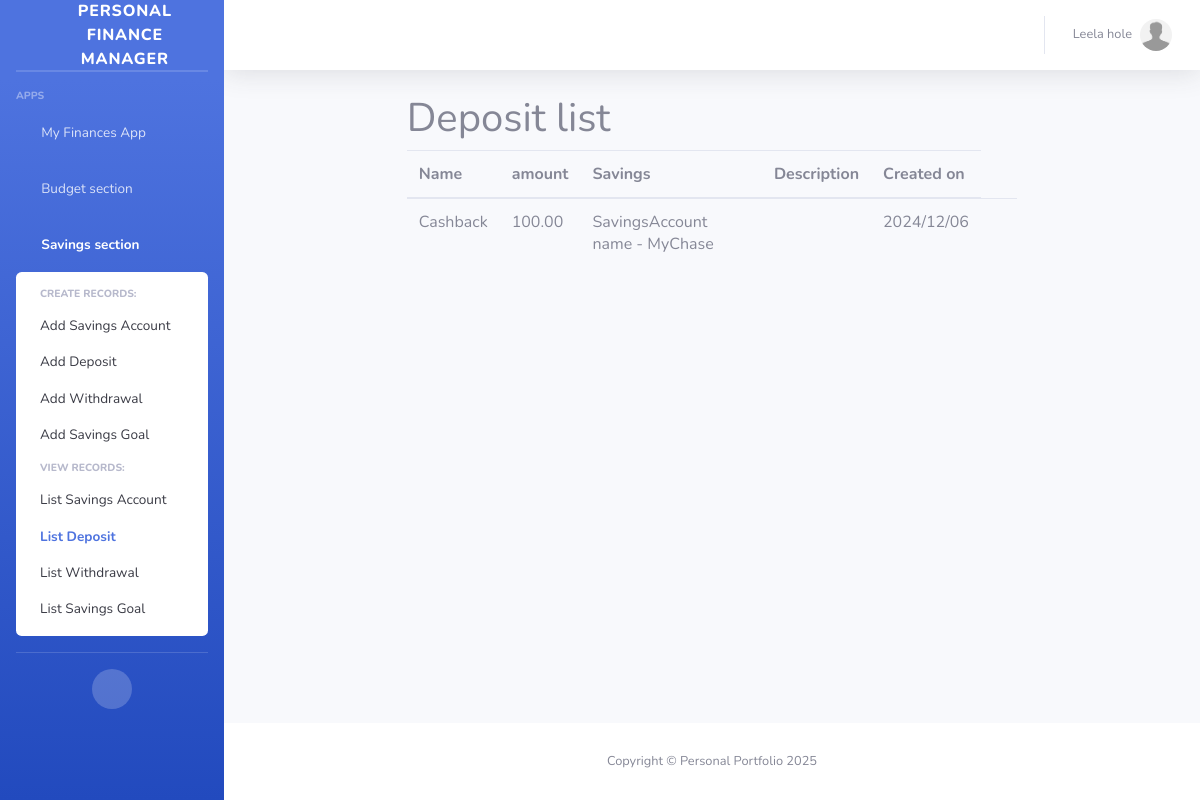
/savings_section/deposits/ (signed in), run on the app's committed database.
### accounts/models.py (models this page shows, shortened)
class CustomUser(AbstractUser, PermissionsMixin):
    first_name = models.CharField(_('first name'), max_length=30, blank=False, null=False, unique=True)
    last_name = models.CharField(_('last name'), max_length=30, blank=False, null=False, unique=True)
    email = models.EmailField(_('email address'), unique=True, blank=False, null=False)
    phone_number = PhoneNumberField(null=False, blank=False, unique=True)
    is_active = models.BooleanField(_('active'), default=False)
    is_staff = models.BooleanField(_('staff status'), default=False)
    enable_two_factor_authentication = models.BooleanField(null=True, blank=True)
    date_joined = models.DateTimeField(_('date joined'), default=timezone.now)
    email_verified = models.BooleanField(_('email verified'), default=False,
                                         help_text=_('Designates whether the user has verified their email.'))
    objects = CustomUserManager()
    USERNAME_FIELD = 'email'
    REQUIRED_FIELDS = ['first_name', 'last_name']

class Profile(models.Model):
    user = models.OneToOneField(settings.AUTH_USER_MODEL, on_delete=models.CASCADE)
    avatar = models.ImageField(
        default='avatar.jpg',  # default avatar
        upload_to='profile_avatars'  # dir to store the image
    )
    bio = models.CharField(max_length=1000)
    updated_at = models.DateTimeField(auto_now=True)
    created_at = models.DateTimeField(auto_now_add=True)

### savings_section/models.py (models this page shows, shortened)
class Deposit(models.Model):
    user = models.ForeignKey(settings.AUTH_USER_MODEL, on_delete=models.CASCADE)
    name = models.CharField(max_length=50, null=False, blank=False)
    amount = models.DecimalField(max_digits=10, decimal_places=2)
    savings = models.ForeignKey(SavingsAccount, on_delete=models.CASCADE)
    slug = models.SlugField(blank=True, null=True, unique=True)
    description = models.TextField(max_length=100, null=True, blank=True)
    created_at = models.DateTimeField(auto_now_add=True)
    updated_at = models.DateTimeField(auto_now=True)

class SavingsAccount(models.Model):
    user = models.ForeignKey(settings.AUTH_USER_MODEL, on_delete=models.CASCADE)
    name = models.CharField(max_length=50, null=False, blank=False)
    balance = models.DecimalField(max_digits=10, decimal_places=2)
    slug = models.SlugField(blank=True, null=True, unique=True)
    description = models.TextField(max_length=100, null=True, blank=True)
    created_at = models.DateTimeField(auto_now_add=True)
    updated_at = models.DateTimeField(auto_now=True)
    def __str__(self):
        return f'SavingsAccount name - {self.name}'

### savings_section/views.py (the view)
# urls.py: path('deposits/', DepositListView.as_view(), name='deposits_list'),
@method_decorator(login_required, name='dispatch')
class DepositListView(ListView):
    model = Deposit
    template_name = 'savings_section/savings_section_list.html'
    paginate_by = 100
    extra_context = {'list_what': 'Deposit'}
    def get_queryset(self):
        user = self.request.user
        return Deposit.objects.filter(user=user).order_by('-id')

### helper/context_processors.py (called while the page is built)
def add_custom_context(request):
    return {
        'app_name': request.resolver_match.app_name,
        'page_path': request.path,
        'today': datetime.today(),
        'user': request.user if request.user.is_authenticated else None
    }

### templates/savings_section/savings_section_list.html (shortened to what this page needs)
{% extends 'base2.html' %}
{% load static %}
{% block content %}
    <div class="row">
        <div class="col-lg-8 mx-auto">
            <h1>{{ list_what }} list</h1>
        </div>
    </div>
    <div class="row">
        <div class="col-lg-8 mx-auto table-responsive">
            {% if object_list %}
                <table id="list-table" class="table">
                    <thead>
                    <tr>
                        {% if list_what == 'Savings' %}
                        <th scope="col">Name</th>
                        <th scope="col">Balance</th>
                        <th scope="col">Description</th>
                         <th scope="col">Created on</th>
                        {% elif list_what == 'Deposit' %}
                        <th scope="col">Name</th>
                        <th scope="col">amount</th>
                        <th scope="col">Savings</th>
                        <th scope="col">Description</th>
                         <th scope="col">Created on</th>
                        {% elif list_what == 'Withdrawal' %}
                        <th scope="col">Name</th>
                        <th scope="col">Amount</th>
                        <th scope="col">Savings</th>
                        <th scope="col">Description</th>
                        <th scope="col">Created on</th>
                        {% elif list_what == 'SavingsGoal' %}
                        <th scope="col">Name</th>
                        <th scope="col">Amount</th>
                        <th scope="col">SAvings</th>
                        <th scope="col">Description</th>
                        <th scope="col">Created on</th>
                        {% endif %}
                    </tr>
                    </thead>
                    <tbody id="table-body">
                    {% for object in object_list %}
                        <tr>
                            {% if list_what == 'Deposit' %}
                                  <td>{{ object.name }}</td>
                                  <td>{{ object.amount }}</td>
                                    <td>{{ object.savings }}</td>
                                  <td>{{ object.description }}</td>
                                  <td>{{ object.created_at|date:"Y/m/d" }}</td>
                            {% endif %}
                            <td>
                                {% if list_what == 'Savings' %}
                                    <a href="{% url 'savings_section:savings_detail' object.slug %}">
                                {% elif list_what == 'Deposit' %}
                                    <a href="{% url 'savings_section:deposit_detail' object.slug %}">
                                {% elif list_what == 'Withdrawal' %}
                                    <a href="{% url 'savings_section:withdrawal_detail' object.slug %}">
                                {% else %}
                                    <a href="{% url 'savings_section:savings_goal_detail' object.slug %}">
                                {% endif %}
                                    <i class="fas fa-search-plus"></i>
                                            </a>
                            </td>
                        </tr>
                    {% endfor %}
                    </tbody>
                </table>
            {% else %}
                Nothing to show
            {% endif %}
        </div>
    </div>
{% endblock %}

### templates/base2.html (shortened to what this page needs)
{% load static %}
{% load crispy_forms_tags %}
<html lang="en">
<head>
    <link href="{% static 'vendor/fontawesome-free/css/all.min.css' %}" rel="stylesheet" type="text/css">
    <link href="{% static 'css/sb-admin-2.min.css' %}" rel="stylesheet">
</head>
<body id="page-top">
<div id="wrapper">
    <ul class="navbar-nav bg-gradient-primary sidebar sidebar-dark accordion" id="accordionSidebar">
        <a class="sidebar-brand d-flex align-items-center justify-content-center" href="{% url 'website:index' %}">
            <div class="sidebar-brand-icon rotate-n-15">
                <i class="fas fa-laugh-wink"></i>
            </div>
            <div class="sidebar-brand-text mx-3">Personal Finance Manager</div>
        </a>
        <hr class="sidebar-divider my-0">
        <hr class="sidebar-divider">
        <div class="sidebar-heading">
            Apps
        </div>
        {% if user %}
            <li class="nav-item{% if app_name == 'my_finances' %} active{% endif %}">
                <a class="nav-link{% if app_name != 'my_finances' %} collapsed{% endif %}" href="#"
                   data-toggle="collapse" data-target="#collapseTwo"
                   aria-expanded="true" aria-controls="collapseTwo">
                    <i class="fas fa-fw fa-cog"></i>
                    <span>My Finances App</span>
                </a>
                        {% url 'my_finances:current_period' as my_finances_current_period %}
                        {% url 'my_finances:year_overview' as my_finances_year_overview %}
                        {% url 'my_finances:balance_create' as my_finances_balance_create %}
                        {% url 'my_finances:income_create' as my_finances_income_create %}
                        {% url 'my_finances:outcome_create' as my_finances_outcome_create %}
                        {% url 'my_finances:balance_list' as my_finances_balance_list %}
                        {% url 'my_finances:income_list' as my_finances_income_list %}
                        {% url 'my_finances:outcome_list' as my_finances_outcome_list %}
            </li>
       <li class="nav-item{% if app_name == 'budget_section' %} active{% endif %}">
            <a class="nav-link{% if app_name != 'budget_section' %} collapsed{% endif %}" href="#"
               data-toggle="collapse" data-target="#collapse2"
               aria-expanded="true" aria-controls="collapse2">
                <i class="fas fa-fw fa-cog"></i>
                <span>Budget section</span>
            </a>
                    {% url 'budget_section:budget_create' as budget_section_budget_create %}
                    {% url 'budget_section:category_create' as budget_section_category_create %}
                    {% url 'budget_section:transaction_create' as budget_section_transaction_create %}
                     {% url 'budget_section:budget_list' as budget_section_budget_list %}
                    {% url 'budget_section:category_list' as budget_section_category_list %}
                    {% url 'budget_section:transaction_list' as budget_section_transaction_list %}
        </li>
          <li class="nav-item{% if app_name == 'savings_section' %} active{% endif %}">
            <a class="nav-link{% if app_name != 'savings_section' %} collapsed{% endif %}" href="#"
               data-toggle="collapse" data-target="#collapse3"
               aria-expanded="true" aria-controls="collapse3">
                <i class="fas fa-fw fa-cog"></i>
                <span>Savings section</span>
            </a>
            <div id="collapse3" class="collapse{% if app_name == 'savings_section' %} show{% endif %}"
                 aria-labelledby="headingTwo" data-parent="#accordionSidebar">
                <div class="bg-white py-2 collapse-inner rounded">
                    <h6 class="collapse-header">Create records:</h6>
                    {% url 'savings_section:savings_create' as savings_section_savings_create %}
                    {% url 'savings_section:deposit_create' as savings_section_deposit_create %}
                    {% url 'savings_section:withdrawal_create' as savings_section_withdrawal_create %}
                    {% url 'savings_section:savings_goal_create' as savings_section_savings_goal_create %}
                    <a class="collapse-item{% if page_path == savings_section_savings_create %} active{% endif %}"
                           href="{{ savings_section_savings_create }}">Add Savings Account</a>
                    <a class="collapse-item{% if page_path == savings_section_deposit_create %} active{% endif %}"
                       href="{{ savings_section_deposit_create }}">Add Deposit</a>
                    <a class="collapse-item{% if page_path == savings_section_withdrawal_create %} active{% endif %}"
                       href="{{savings_section_withdrawal_create }}">Add Withdrawal</a>
                    <a class="collapse-item{% if page_path == savings_section_savings_goal_create %} active{% endif %}"
                       href="{{savings_section_savings_goal_create }}">Add Savings Goal</a>
                    <h6 class="collapse-header">View records:</h6>
                    {% url 'savings_section:savings_list' as savings_section_savings_list %}
                    {% url 'savings_section:deposits_list' as savings_section_deposit_list %}
                    {% url 'savings_section:withdrawals_list' as savings_section_withdrawal_list %}
                    {% url 'savings_section:savings_goals_list' as savings_section_savings_goal_list %}
                     <a class="collapse-item{% if page_path == savings_section_savings_list %} active{% endif %}"
                           href="{{ savings_section_savings_list }}">List Savings Account</a>
                    <a cLass="coLLapse-item{% if page_path == savings_section_deposit_list %} active{% endif %}"
                       href="{{ savings_section_deposit_list }}">List Deposit</a>
                    <a class="collapse-item{% if page_path == savings_section_withdrawal_list %} active{% endif %}"
                       href="{{savings_section_withdrawal_list }}">List Withdrawal</a>
                    <a class="collapse-item{% if page_path == savings_section_savings_goal_list %} active{% endif %}"
                       href="{{savings_section_savings_goal_list }}">List Savings Goal</a>
                </div>
            </div>
        </li>
        {% endif %}
        <hr class="sidebar-divider">
        <div class="text-center d-none d-md-inline">
            <button class="rounded-circle border-0" id="sidebarToggle"></button>
        </div>
    </ul>
    <div id="content-wrapper" class="d-flex flex-column">
        <div id="content">
            <nav class="navbar navbar-expand navbar-light bg-white topbar mb-4 static-top shadow">
                <ul class="navbar-nav ml-auto">
                    <li class="nav-item dropdown no-arrow">
                        {% if user %}
                            <a class="nav-link dropdown-toggle" href="#" id="userDropdown" role="button"
                               data-toggle="dropdown" aria-haspopup="true" aria-expanded="false">
                                <span class="mr-2 d-none d-lg-inline text-gray-600 small">{{ user.first_name }} {{ user.last_name }}</span>
                                <img class="img-profile rounded-circle"
                                     src="{{user.profile.avatar.url}}" alt="{{ user.username }}">
                            </a>
                        {% endif %}
                    </li>
                </ul>
            </nav>
            <div class="container-fluid">
                {% block content %}
                {% endblock %}
            </div>
        </div>
        <footer class="sticky-footer bg-white">
            <div class="container my-auto">
                <div class="copyright text-center my-auto">
                    <span>Copyright &copy; Personal Portfolio {{ today.year }}</span>
                </div>
            </div>
        </footer>
    </div>
</div>
</body>
</html>

### data on the page
CustomUser: first_name "Leela", last_name "hole", profile.avatar (placeholder picture)
Deposit: name "Cashback", amount "100.00", savings "SavingsAccount name - MyChase", created_at "2024/12/06"

### other printed values
{{ list_what }} "Deposit"
